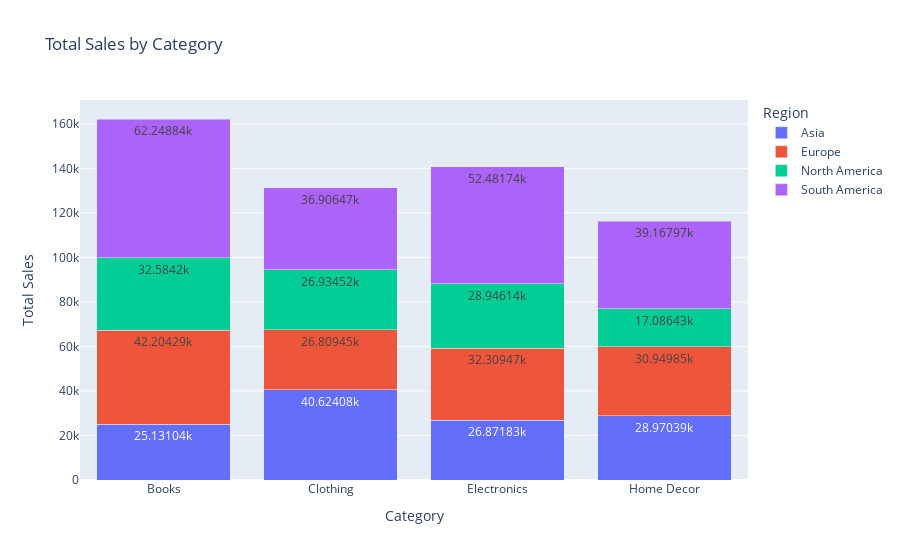

Notebook code cell kept with this figure:
### Code cell
# Reset index to make Region and Category columns

# Create a grouped bar chart
fig = px.bar(
    summarized_sales.reset_index(),
    x='Category',
    y='TotalValue',
    color='Region',
    barmode='stack',
    title="Total Sales by Category",
    labels={'TotalValue': 'Total Sales'},
    text_auto=True
)

fig.show()

### Figure 1 — Plotly figure (JSON) as saved in the notebook; plotly's stock layout.template omitted (floating-point values rounded to 4 significant figures)
{"data": [{"alignmentgroup": "True", "hovertemplate": "Region=Asia<br>Category=%{x}<br>Total Sales=%{y}<extra></extra>", "legendgroup": "Asia", "marker": {"color": "#636efa", "pattern": {"shape": ""}}, "name": "Asia", "offsetgroup": "Asia", "orientation": "v", "showlegend": true, "textposition": "auto", "texttemplate": "%{y}", "type": "bar", "x": ["Books", "Clothing", "Electronics", "Home Decor"], "xaxis": "x", "y": [25130.0, 40620.0, 26870.0, 28970.0], "yaxis": "y"}, {"alignmentgroup": "True", "hovertemplate": "Region=Europe<br>Category=%{x}<br>Total Sales=%{y}<extra></extra>", "legendgroup": "Europe", "marker": {"color": "#EF553B", "pattern": {"shape": ""}}, "name": "Europe", "offsetgroup": "Europe", "orientation": "v", "showlegend": true, "textposition": "auto", "texttemplate": "%{y}", "type": "bar", "x": ["Books", "Clothing", "Electronics", "Home Decor"], "xaxis": "x", "y": [42200.0, 26810.0, 32310.0, 30950.0], "yaxis": "y"}, {"alignmentgroup": "True", "hovertemplate": "Region=North America<br>Category=%{x}<br>Total Sales=%{y}<extra></extra>", "legendgroup": "North America", "marker": {"color": "#00cc96", "pattern": {"shape": ""}}, "name": "North America", "offsetgroup": "North America", "orientation": "v", "showlegend": true, "textposition": "auto", "texttemplate": "%{y}", "type": "bar", "x": ["Books", "Clothing", "Electronics", "Home Decor"], "xaxis": "x", "y": [32580.0, 26930.0, 28950.0, 17090.0], "yaxis": "y"}, {"alignmentgroup": "True", "hovertemplate": "Region=South America<br>Category=%{x}<br>Total Sales=%{y}<extra></extra>", "legendgroup": "South America", "marker": {"color": "#ab63fa", "pattern": {"shape": ""}}, "name": "South America", "offsetgroup": "South America", "orientation": "v", "showlegend": true, "textposition": "auto", "texttemplate": "%{y}", "type": "bar", "x": ["Books", "Clothing", "Electronics", "Home Decor"], "xaxis": "x", "y": [62250.0, 36910.0, 52480.0, 39170.0], "yaxis": "y"}], "layout": {"barmode": "stack", "legend": {"title": {"text": "Region"}, "tracegroupgap": 0}, "title": {"text": "Total Sales by Category"}, "xaxis": {"anchor": "y", "domain": [0, 1], "title": {"text": "Category"}}, "yaxis": {"anchor": "x", "domain": [0, 1], "title": {"text": "Total Sales"}}}}
